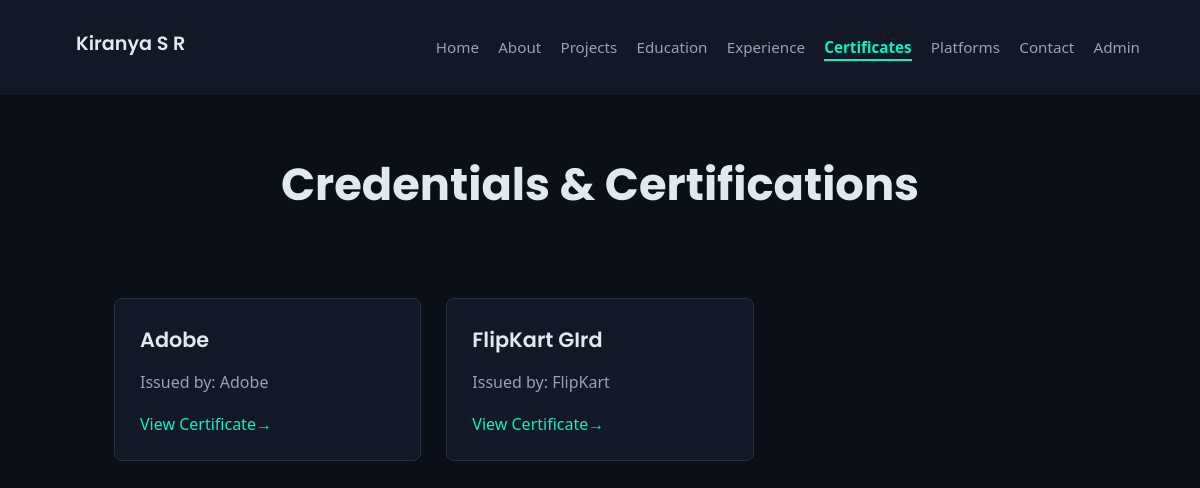
/certificates, run on an earlier commit of the app's database.
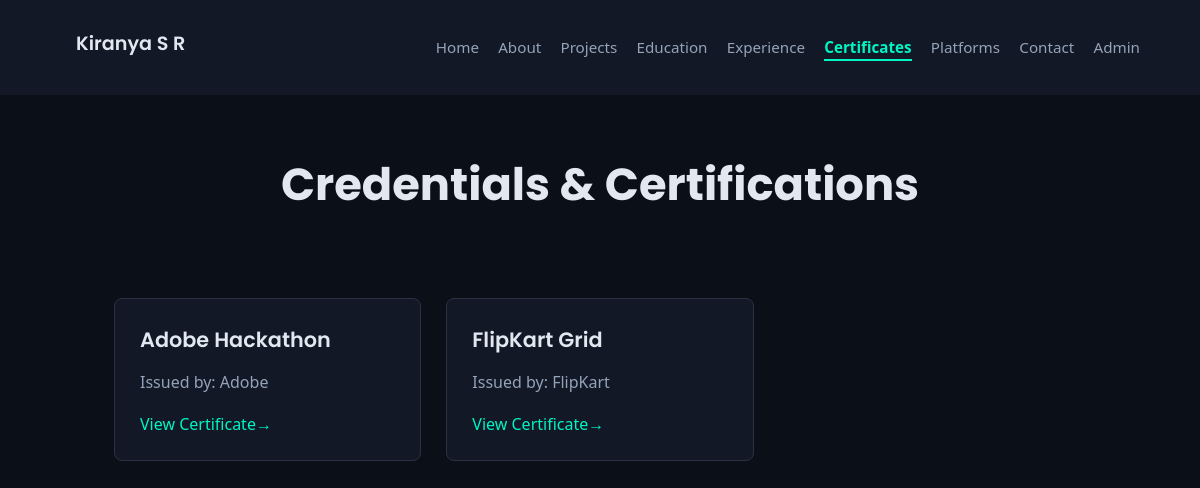
And on a later commit of the database.
### tables this page shows
CREATE TABLE certificates (
        id INTEGER PRIMARY KEY AUTOINCREMENT, title TEXT NOT NULL, issuer TEXT NOT NULL, pdf_file TEXT NOT NULL
    );

### app.py (the view)
@app.route('/certificates')
def certificates():
    conn = get_db_connection()
    c = conn.cursor()
    c.execute('SELECT * FROM certificates ORDER BY id DESC')
    certificates_list = [{
        'id': row[0], 'title': row[1], 'issuer': row[2], 'pdf_file': row[3]
    } for row in c.fetchall()]
    conn.close()
    return render_template('certificates.html', certificates=certificates_list)

### app.py (called while the page is built)
def get_db_connection():
    return sqlite3.connect(DATABASE_PATH)

### templates/certificates.html (shortened to what this page needs)
{% extends 'layout.html' %}
{% block head %}
  <link rel="stylesheet" href="{{ url_for('static', filename='css/certificates.css') }}">
{% endblock %}
{% block content %}
<div class="container">
    <div class="header-section">
        <h1 class="page-title">Credentials & Certifications</h1>
    </div>
    <div class="certificates-grid">
        {% for cert in certificates %}
        <a href="{{ url_for('static', filename='certificates/' + cert.pdf_file) }}" target="_blank" class="certificate-card">
            <div class="card-content">
                <h3>{{ cert.title }}</h3>
                <p>Issued by: {{ cert.issuer }}</p>
            </div>
            <div class="card-footer">
                <span class="view-link">View Certificate</span>
            </div>
        </a>
        {% else %}
        <p>No certificates uploaded yet.</p>
        {% endfor %}
    </div>
</div>
{% endblock %}

What changed in the data, as far as the page shows it:
changed certificates "Adobe": title "Adobe" → "Adobe Hackathon"
changed certificates "FlipKart": title "FlipKart GIrd" → "FlipKart Grid"
